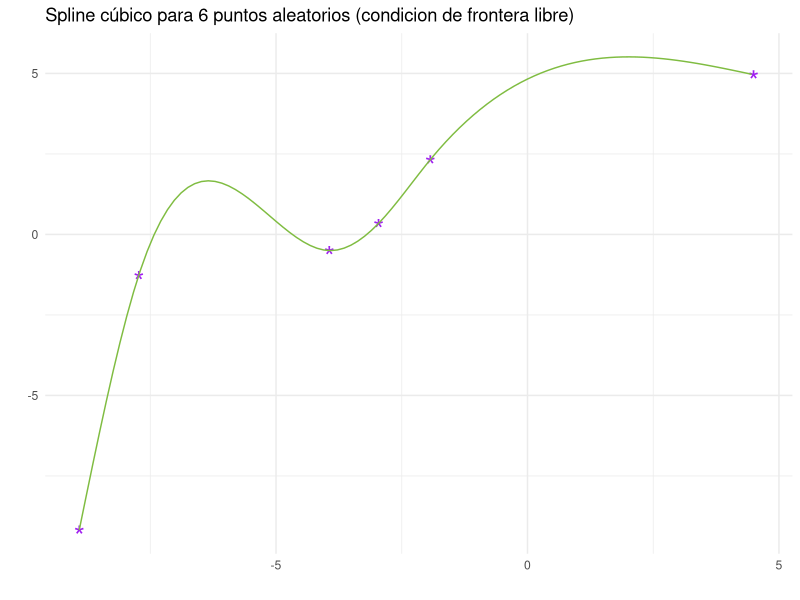
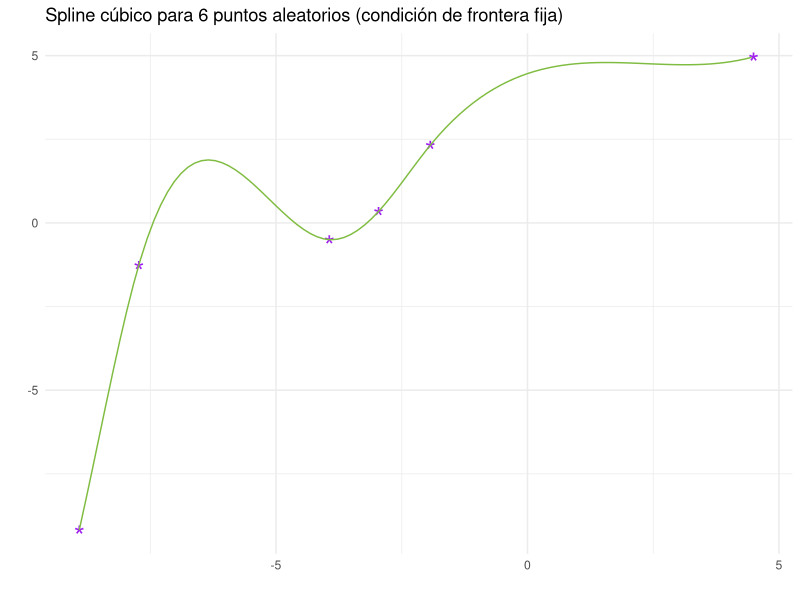
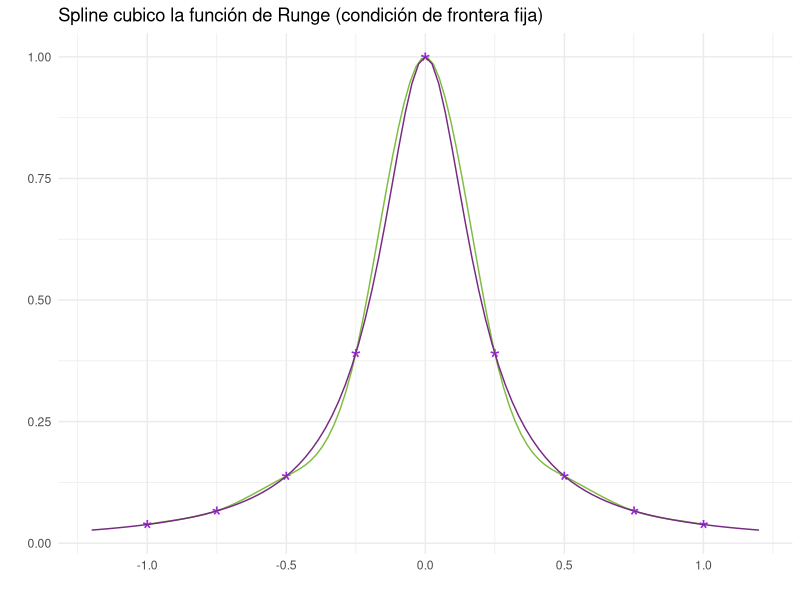
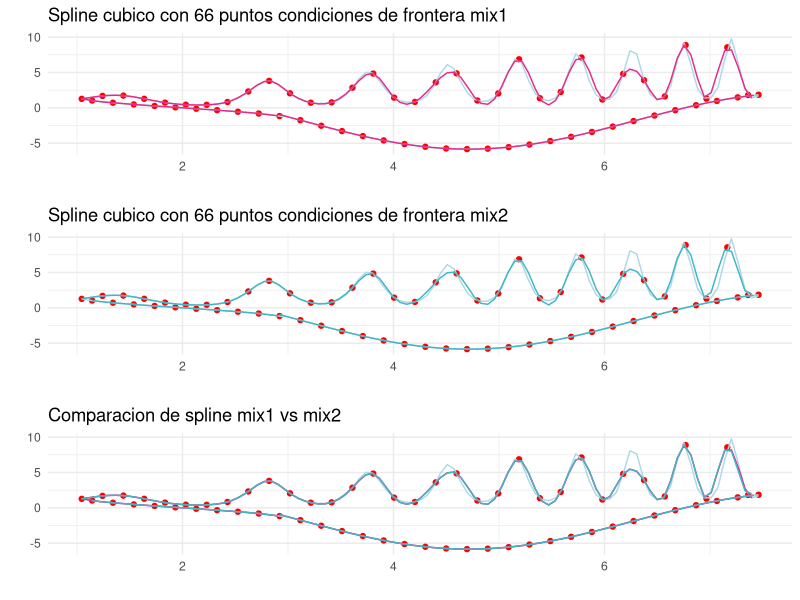

Reproduce these figures in R, in order.
## ---- chunk 1
knitr::opts_chunk$set(echo = TRUE)
## ---- chunk 2
Spline <- function(punto, dataX, dataY, condicion.frontera, dfx1, dfxn )
{
  # punto (numeric): vector a evaluar
  # dataX (numeric): dominio de los puntos a interpolar
  # dataY (numeric): valor de los puntos a interpolar
  # condicion.frontera (character): string indicando el tipo de condiciones de frontera a usar 
  # dfx1 (numeric): valor conocido de la derivadad en el primer punto
  # dfxn (numeric): valor conocido de la derivadad en el último punto
  # salida :ESTE OBJETO REGRESA UNA FUNCION CON PARAMETROS FIJOS (los vectores) a,b,c,d
  x <- dataX
  y <- dataY
  n <- length(dataX) #obtenemos el numero de datos 
  h <- x[2:n] - x[1:(n-1)]   # calculamos las diferencias entre puntos
  a <- y                    #calculamos el vector a
  t <-rep(0,n)              #reservamos espacio para el lado derecho del sistema 
                            #de ecuaciones que se formara y para los vectores d y c
  b <- matrix( rep(0, n), nrow = 1)
  d <- matrix( rep(0, n), nrow = 1)
  for (i in 2:length(h))
  {
              #calculamos las entradas del lado derecho del sistema de ecuaciones
    t[i]<-(3 / h[i])*(a[i+1]-a[i]) - (3/h[i-1])*(a[i]-a[i-1])
  }
  M <- matrix( rep(0, (n-2)*(n)), nrow = n-2) #reservamos espacio para la matriz que
                                                #define el sistema de ecuaciones
  for (i in 1:(n-2))
  {
                      #inicializamos la matriz tridiagonalmente
    M[i, c(i, i+1 , i+2 ) ] <-  c(h[i], 2*(h[i]+h[i+1]), h[i+1])
  }
  if(condicion.frontera == 'libre')
  {
    M1 <- matrix( c(1, rep(0, n-1)), nrow = 1)#primer reglon de la matriz para la condicion libre
    Mn <- matrix( c(rep(0, n-1), 1), nrow = 1)#ultimo reglon de la matriz para la condicion libre
    M <- rbind(M1, M, Mn) #concadenamos las matricez y los vectores que dependen de la condicion
    c <- solve(M, t) #obtenemos los coeficientes c_i
  }
  if(condicion.frontera == 'fija')
  {
    M1 <- matrix( c(2*h[1], h[1], rep(0, n-2)), nrow = 1)#primer reglon de la matriz para la condicion fija
    Mn <- matrix( c(rep(0, n-2), h[n-1], 2*h[n-1]   ), nrow = 1)#ultimo reglon de la matriz para la condicion fija
    M <- rbind(M1, M, Mn)#concadenamos las matricez y los vectores que dependen de la condicion
    t[1] <- (3/h[1])*(a[2]-a[1]) - 3*dfx1 # cambiamos el primer valor para la condicion fija
    t[n] <- 3*dfxn-(3/h[n-1])*(a[n]-a[n-1] )#cambiamos el primer valor para la condicion fija 
    c <- solve(M, t)
  }
  ######
  if(condicion.frontera == 'mix1')
  {
    M1 <- matrix( c(2*h[1], h[1], rep(0, n-2)), nrow = 1)#primer reglon de la matriz para la condicion fija
    Mn <- matrix( c(rep(0, n-1), 1), nrow = 1)#ultimo reglon de la matriz para la condicion libre
    M <- rbind(M1, M, Mn)
        #cambiamos valores para la condicion fija en el primer valor y libre en el segundo 
    t[1] <- (3/h[1])*(a[2]-a[1]) - 3*dfx1
    t[n] <- 0 
    c <- solve(M, t)
  }
  if(condicion.frontera == 'mix2')
  {
    M1 <- matrix( c(1, rep(0, n-1)), nrow = 1)#primer reglon de la matriz para la condicion libre
    Mn <- matrix( c(rep(0, n-2), h[n-1], 2*h[n-1]   ), nrow = 1)#ultimo reglon de la matriz para la condicion fija
    M <- rbind(M1, M, Mn)
        #cambiamos valores para la condicion libre en el primer valor y fija en el segundo 
    t[1] <- 0
    t[n] <- 3*dfxn-(3/h[n-1])*(a[n]-a[n-1] ) 
    c <- solve(M, t)
  }
  for(i in 1:(n-1))
  {
    # calculamos los vectores d y b 
    b[i] <- (1 / h[i])*(a[i+1]-a[i])-(h[i]/3)*(c[i+1]+2*c[i])
    d[i] <- (1 / (3*h[i]))*(c[i+1]-c[i])
  }
  function(punto)       #regresamos una funcion que ya fijo los vectores a,b,c y d 
  {
    # punto (numeric): punto a evaluar
    indice <- which( (punto < x) )[1] - 1 #buscamos el numero de spline que le corresponde al punto
    res <- a[indice] + b[indice]*(punto - x[indice])+ c[indice]*(punto - x[indice])**2 + 
      d[indice]*(punto - x[indice])**3 #evaluamos el spline con los coeficientes conocidos
    return(res)
  }
}
## ---- chunk 3
n <- 6
dataX <- sort(runif(n , min=-10, max= 10 ))
dataY <- sort(runif(n , min=-10, max=10 ))
Spline.Cubico.Libre <- Spline(dataX=dataX, dataY = dataY, condicion.frontera = 'libre') #inicializo
                              #los parametros del spline con condiciones de frontera libres 
#vetorizamos la funcion
Spline.Cubico.LibreV <- function(x)
{
    mapply(FUN=Spline.Cubico.Libre, x)
}
n <- 100
    #construyo un dataframe para realizar una visualizacion 
puntos <- data.frame(X= dataX, Y = dataY)
library(ggplot2) 
ggplot(data = puntos, aes(x=X, y=Y)) + geom_point(aes( colour=I('purple')), shape = "*", size = 7) +
  theme_minimal() + ggtitle('Spline cúbico para 6 puntos aleatorios (condicion de frontera libre)') +
  xlab('') + ylab('') +
stat_function(fun = Spline.Cubico.LibreV,  colour = '#7FBC41', xlim=c(min(dataX), max(dataX)+.1 ))
## ---- chunk 4
        #aproximamos las derivadas de los puntos
derivadas <- diff(dataY)/diff(dataX)
dfx1 <- derivadas[1]
dfxn <- derivadas[5]
Spline.Cubico.Fijo <- Spline(dataX=dataX, dataY = dataY, condicion.frontera = 'fija',
                             dfx1=dfx1, dfxn=dfxn) #inicializo los parametros del spline con
                                                    #condiciones de frontera libres 
#vetorizamos la funcion
Spline.Cubico.FijoV <- function(x)
{
    mapply(FUN=Spline.Cubico.Fijo, x)
}
library(ggplot2) 
ggplot(data = puntos, aes(x=X, y=Y)) + geom_point(aes( colour=I('purple')), shape = "*", size = 7) +
  theme_minimal() + ggtitle('Spline cúbico para 6 puntos aleatorios (condición de frontera fija)') +
  xlab('') + ylab('') +
stat_function(fun = Spline.Cubico.FijoV,  colour = '#7FBC41', xlim=c(min(dataX), max(dataX)+.1 ))
## ---- chunk 5
#defino la funcion de Runge 
Runge <- function(x) { (1/(1+25*x^2)) }
n <- 9      #fijo el número de puntos 
dataX <- seq(-1, 1, length = n) #puntos igualmente espaciados
dataY <- Runge(dataX)
        #aproximamos las derivadas de los puntos
derivadas <- diff(dataY)/diff(dataX)
dfx1 <- derivadas[1]
dfxn <- derivadas[n-1]
Spline.Cubico.Fijo <- Spline(dataX=dataX, dataY = dataY, condicion.frontera = 'fija',
                             dfx1=dfx1, dfxn=dfxn) #inicializo los parametros del spline con
                                                    #condiciones de frontera libres 
#vetorizamos la funcion
Spline.Cubico.FijoV <- function(x)
{
    mapply(FUN=Spline.Cubico.Fijo, x)
}
puntos <- data.frame(X = dataX, Y = dataY)
ggplot(data = puntos, aes(x=X, y=Y)) + geom_point(aes( colour=I('purple')), shape = "*", size = 7) +
  theme_minimal() + ggtitle('Spline cubico la función de Runge (condición de frontera fija)') +
  xlab('') + ylab('') +
stat_function(fun = Spline.Cubico.FijoV,  colour = '#7FBC41', xlim=c(min(dataX), max(dataX)+.1 )) +
stat_function(fun = Runge,  colour = '#762A83', xlim=c(-1.2, 1.2 ), show.legend = TRUE) 
  
## ---- chunk 6
#funciones para dibujar la silueta
f3 <- function(x)
{
  y <- mapply(FUN= function(x){.5*exp(sin(x**2))*x}, x)
  return(y)
}
f4 <- function(x)
{
  return(asin(2-x))
}
f5 <- function(x)
{
  return(4*sin(x)-1.843606)
}
n <- 66 # numero de puntos a evaluar
# en la siguiente lineas aproxime la interseccion de las funciones para generar 
#contornos cerrados 
x <- seq(1, 7.460007, length = 100)
x2 <- uniroot(function(x){ f3(x)-f4(x)}, interval = c(1, 2))$root
x3 <- tail(x[!is.na(f4(x))],1)
dataX <- seq( x2, 7.460007 , length=n )
    #evaluo los puntos en las funciones que corresponden a cada seccion de la silueta
inpares <- (1:(n/2))*2 -1
dataY <- vector(mode='numeric', length=n)
dataY[inpares] <- f3(dataX[inpares])
index <- which(dataX <= x3)
index1 <- index[!(index %in% inpares)]
dataY[index1] <- f4(dataX[index1])
index <- which(dataX > x3)
index2 <- index[!(index %in% inpares)]
dataY[index2] <- f5(dataX[index2])
puntos <- data.frame(X = dataX, Y = dataY)
###
derivadasf3 <- diff(dataY[inpares])/diff(dataX[inpares]) #aproximo las derivadas 
derivadasf4 <- diff(dataY[index1])/diff(dataX[index1]) #aproximo las derivadas 
derivadasf5 <- diff(dataY[index2])/diff(dataX[index2]) #aproximo las derivadas 
#spline del tipo mix 1 para cada seccion
Spline.Cubico.Mix.f3 <- Spline(dataX=c(dataX[inpares],7.460007),
                               dataY = c(dataY[inpares],f3(7.460007)),
                            condicion.frontera = 'mix1',dfx1=derivadasf3[1], dfxn=0)
#inicializo los parametros del spline con condiciones de frontera mezcladas 
#vetorizamos la funcion
Spline.Cubico.Mix.f3V <- function(x) { mapply(FUN=Spline.Cubico.Mix.f3, x) }
Spline.Cubico.Mix.f4 <- Spline(dataX=c(1.045050,dataX[index1]),dataY=c(f4(1.045050),dataY[index1]),
                            condicion.frontera = 'mix1',dfx1=derivadasf4[1], dfxn=0) #inicializo los parametros del spline con condiciones de frontera mezcladas 
#vetorizamos la funcion
Spline.Cubico.Mix.f4V <- function(x) { mapply(FUN=Spline.Cubico.Mix.f4, x) }
#Spline.Cubico.Mix.f4V(dataX[index1])
Spline.Cubico.Mix.f5 <- Spline(dataX=c(2.920191,dataX[index2]),
                               dataY=c(f5(2.920191), dataY[index2]),
                            condicion.frontera = 'mix1',dfx1=derivadasf5[1], dfxn=0) #inicializo los parametros del spline con condiciones de frontera mezcladas 
#vetorizamos la funcion
Spline.Cubico.Mix.f5V <- function(x) { mapply(FUN=Spline.Cubico.Mix.f5, x) }
#################
#spline del tipo mix 2 para cada seccion
Spline.Cubico.Mix2.f3 <- Spline(dataX=c(dataX[inpares],7.460007),
                               dataY = c(dataY[inpares],f3(7.460007)),
                                condicion.frontera = 'mix2',dfx1=0, dfxn=derivadasf3[32]) #inicializo los parametros
#del spline con condiciones de frontera mezcladas 
#vetorizamos la funcion
Spline.Cubico.Mix2.f3V <- function(x) { mapply(FUN=Spline.Cubico.Mix2.f3, x) }
Spline.Cubico.Mix2.f4 <- Spline(dataX=c(1.045050,dataX[index1]),
                                dataY=c(f4(1.045050),dataY[index1]),
                                condicion.frontera = 'mix2',dfx1=0, dfxn=derivadasf4[9]) #inicializo los parametros
#del spline con condiciones de frontera mezcladas 
#vetorizamos la funcion
Spline.Cubico.Mix2.f4V <- function(x) { mapply(FUN=Spline.Cubico.Mix2.f4, x) }
Spline.Cubico.Mix2.f5 <- Spline(dataX=c(2.920191,dataX[index2]),
                               dataY=c(f5(2.920191), dataY[index2]),
                                condicion.frontera = 'mix2',dfx1=0, dfxn=derivadasf5[22]) #inicializo los parametros
#del spline con condiciones de frontera mezcladas 
#vetorizamos la funcion
Spline.Cubico.Mix2.f5V <- function(x) { mapply(FUN=Spline.Cubico.Mix2.f5, x) }

p1 <- ggplot(puntos, aes(x = X , y = Y)) + theme_minimal() + geom_point(aes(colour = 'puntos conocidos')) +
stat_function(fun = f3, colour ='lightblue', xlim = c(x2,7.460007)) +
stat_function(fun = f4, colour = 'lightblue', xlim = c(x2,x3)) +
stat_function(fun = f5, colour = 'lightblue', xlim = c(x3,7.460007)) +
stat_function(fun = Spline.Cubico.Mix.f3V, colour = '#E7298A', 
              xlim = c(1.045050,7.460007)) +
stat_function(fun = Spline.Cubico.Mix.f4V, colour ='#E7298A', xlim = c(1.045050,3)) +
stat_function(fun = Spline.Cubico.Mix.f5V, colour = '#E7298A', xlim =
                c(2.920191,7.460007)) +
  scale_color_manual(values='red', guide=FALSE) +
ggtitle("Spline cubico con 66 puntos condiciones de frontera mix1") +xlab('')+ylab('')
p2 <- ggplot(puntos, aes(x = X , y = Y)) + theme_minimal() + geom_point(aes(colour = 'puntos conocidos')) +
stat_function(fun = f3, colour ='lightblue', xlim = c(x2,7.460007)) +
stat_function(fun = f4, colour = 'lightblue', xlim = c(x2,x3)) +
stat_function(fun = f5, colour = 'lightblue', xlim = c(x3,7.460007)) +
stat_function(fun = Spline.Cubico.Mix2.f3V, colour = '#41B6C4', xlim = c(x2,7.460007))+
stat_function(fun = Spline.Cubico.Mix2.f4V, colour ='#41B6C4', xlim = c(1.143742,3)) +
stat_function(fun = Spline.Cubico.Mix2.f5V, colour = '#41B6C4', xlim =
                c(2.920191,7.460007)) +
scale_color_manual(values='red', guide=FALSE) +
ggtitle("Spline cubico con 66 puntos condiciones de frontera mix2")+xlab('')+ylab('')
p3 <- ggplot(puntos, aes(x = X , y = Y)) + theme_minimal() + geom_point(aes(colour = 'puntos conocidos')) +
stat_function(fun = f3, colour ='lightblue', xlim = c(x2,7.460007) ) +
stat_function(fun = f4, colour = 'lightblue', xlim = c(x2,x3)) +
stat_function(fun = f5, colour = 'lightblue', xlim = c(x3,7.460007)) +
stat_function(fun = Spline.Cubico.Mix.f3V, colour = '#E7298A', 
              xlim = c(1.045050,7.460007)) +
stat_function(fun = Spline.Cubico.Mix.f4V, colour ='#E7298A', xlim = c(1.045050,3)) +
stat_function(fun = Spline.Cubico.Mix.f5V, colour = '#E7298A', xlim =
                c(2.920191,7.460007)) +
stat_function(fun = Spline.Cubico.Mix2.f3V, colour = '#41B6C4', xlim = c(x2,7.460007))+
stat_function(fun = Spline.Cubico.Mix2.f4V, colour ='#41B6C4', xlim = c(1.143742,3)) +
stat_function(fun = Spline.Cubico.Mix2.f5V, colour = '#41B6C4', xlim =
                c(2.920191,7.460007)) +
  scale_color_manual(values='red', guide=FALSE) +
  ggtitle("Comparacion de spline mix1 vs mix2")+xlab('')+ylab('')
## ---- chunk 7
ggpubr::ggarrange(p1, p2,p3,  nrow = 3)
